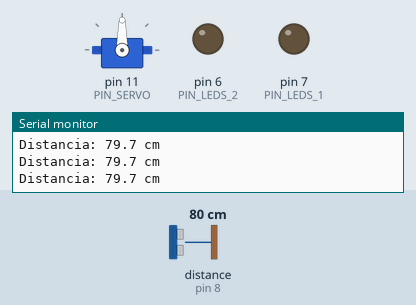
Recording of a sketch running on a simulated Arduino Uno, built with avr-gcc and run on an emulated ATmega328P. On the bench: servo, output pins drawn as LEDs (lit = HIGH), the last lines printed to the serial monitor. Wiring (inferred from the names in the program): ultrasonic range finder: trigger pin 9; echo pin 8. The test bench sets the inputs (shaded band); at power-on: distance to the obstacle (sensor on pin 8) 80 cm. The echo pulse lasts 58.3 µs per cm; pins used as bus, display or sensor lines are not drawn.

Above: at 1.2 s.
1.3 s: distance to the obstacle (sensor on pin 8) set to 45 cm
4.3 s: distance to the obstacle (sensor on pin 8) set to 36 cm
At 6.0 s:
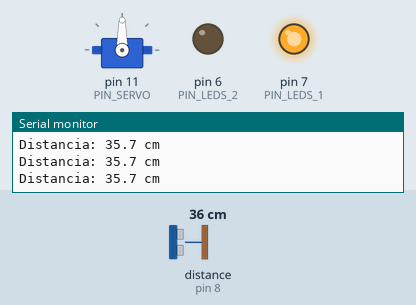
At 6.89 s:
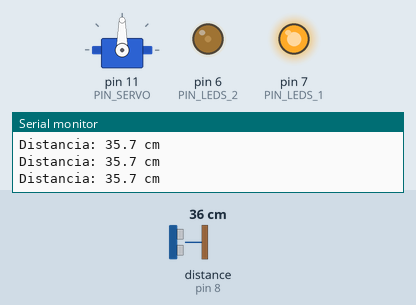
7.3 s: distance to the obstacle (sensor on pin 8) set to 12 cm
10.3 s: distance to the obstacle (sensor on pin 8) set to 9 cm
13.3 s: distance to the obstacle (sensor on pin 8) set to 2 cm
At 13.74 s:
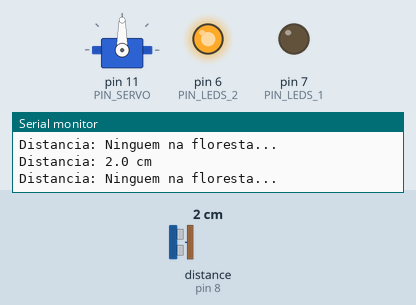
16.3 s: distance to the obstacle (sensor on pin 8) set to 4 cm
At 17.36 s:
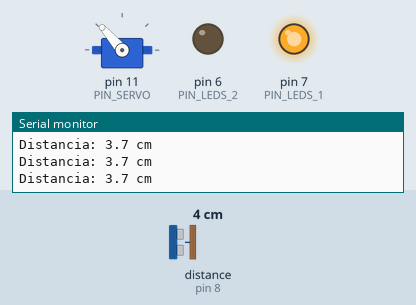
Timing chart, 0 to 20.3 s (numbered marks = the images above; inputs shaded):
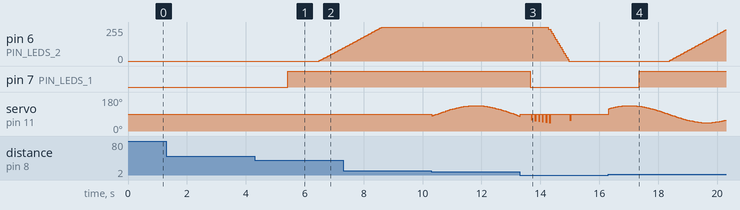

The sketch:

Gato_Risonho.ino
```cpp
#include <Servo.h>
#include <math.h>

const int PIN_TRIG   = 9;
const int PIN_ECHO   = 8;
const int PIN_SERVO  = 11;
const int PIN_LEDS_1 = 7;  // Olho Esquerdo (Porta PWM ~)
const int PIN_LEDS_2 = 6;  // Olho Direito (Porta PWM ~)

Servo meuServo;

// Variáveis para controlar o brilho atual de cada olho em tempo real
int brilhoOlho1 = 0;
int brilhoOlho2 = 0;

void setup() {
  Serial.begin(9600);

  pinMode(PIN_TRIG, OUTPUT);
  pinMode(PIN_ECHO, INPUT);
  pinMode(PIN_LEDS_1, OUTPUT);
  pinMode(PIN_LEDS_2, OUTPUT);

  meuServo.attach(PIN_SERVO);
  meuServo.write(90); // Mantém o rabo centralizado

  analogWrite(PIN_LEDS_1, 0);
  analogWrite(PIN_LEDS_2, 0);
}

float lerDistancia() {
  digitalWrite(PIN_TRIG, LOW);
  delayMicroseconds(2);
  digitalWrite(PIN_TRIG, HIGH);
  delayMicroseconds(10);
  digitalWrite(PIN_TRIG, LOW);

  long duracao = pulseIn(PIN_ECHO, HIGH, 25000);
  if (duracao == 0) return -1.0;

  float resultado = duracao * 0.0343 / 2.0;
  if (resultado < 2.0 || resultado > 400.0) return -1.0;
  return resultado;
}

void loop() {
  float cm = lerDistancia();
  float tempo = millis() / 1000.0;

  Serial.print("Distancia: ");
  if (cm < 0) Serial.println("Ninguem na floresta...");
  else { Serial.print(cm, 1); Serial.println(" cm"); }

  // Alvos baseados na presença do usuário
  int brilhoAlvo1 = 0;
  int brilhoAlvo2 = 0;
  bool moverRabo = false;

  // =========================================================================
  // MÁQUINA DE ESTADOS: Define o destino de brilho baseado na distância
  // =========================================================================
  if (cm > 40.0 || cm == -1.0) {
    // CASO 1: Ninguém perto -> Os dois devem tender a apagar (0)
    brilhoAlvo1 = 0;
    brilhoAlvo2 = 0;
    moverRabo = false;
  }
  else if (cm > 10.0 && cm <= 40.0) {
    // CASO 2: Entre 40cm e 10cm -> Ficam acesos completamente no máximo (255)
    brilhoAlvo1 = 255;
    brilhoAlvo2 = 255;
    moverRabo = false;
  }
  else if (cm > 0.0 && cm <= 10.0) {
    // CASO 3: Menos de 10cm -> Ficam acesos completamente no máximo (255) + move o rabo
    brilhoAlvo1 = 255;
    brilhoAlvo2 = 255;
    moverRabo = true;
  }

  // =========================================================================
  // GERENCIADOR DE ANIMAÇÃO DOS LEDS (Suave, não-bloqueante e sequencial)
  // =========================================================================

  // SE O OBJETIVO É ACENDER (Brilho alvo é maior que o brilho atual)
  if (brilhoAlvo1 == 255) {
    // 1. Olho Esquerdo acende primeiro lentamente (+5 por ciclo)
    if (brilhoOlho1 < 255) {
      brilhoOlho1 += 5;
      if (brilhoOlho1 > 255) brilhoOlho1 = 255;
    }
    // 2. Olho Direito SÓ começa a acender se o esquerdo já terminou de ligar completamente
    if (brilhoOlho1 == 255 && brilhoOlho2 < 255) {
      brilhoOlho2 += 5;
      if (brilhoOlho2 > 255) brilhoOlho2 = 255;
    }
  }

  // SE O OBJETIVO É APAGAR (Brilho alvo é zero)
  else if (brilhoAlvo1 == 0) {
    // 1. Olho Esquerdo apaga primeiro e mais rápido (-15 por ciclo)
    if (brilhoOlho1 > 0) {
      brilhoOlho1 -= 15;
      if (brilhoOlho1 < 0) brilhoOlho1 = 0;
    }
    // 2. Olho Direito SÓ começa a apagar depois que o esquerdo apagou completamente
    if (brilhoOlho1 == 0 && brilhoOlho2 > 0) {
      brilhoOlho2 -= 15;
      if (brilhoOlho2 < 0) brilhoOlho2 = 0;
    }
  }

  // Aplica fisicamente os brilhos calculados
  analogWrite(PIN_LEDS_1, brilhoOlho1);
  analogWrite(PIN_LEDS_2, brilhoOlho2);

  // =========================================================================
  // CONTROLE DO SERVO MOTOR (RABO)
  // =========================================================================
  if (moverRabo) {
    // Movimento lento, lúdico e cínico para a cena da floresta
    int anguloCenico = 90 + 45 * sin(tempo * 1.2);
    meuServo.write(anguloCenico);
  } else {
    meuServo.write(90); // Centralizado e imóvel fora dos 10cm
  }

  delay(40); // Sincroniza a velocidade do fade dos LEDs e estabiliza o sensor
}
```

Measured:
- the behaviour switches between 41 and 40 cm on distance to the obstacle (sensor on pin 8) (found by bisection; images 0 and 1)
- the behaviour switches between 2 and 3 cm on distance to the obstacle (sensor on pin 8) (found by bisection; images 3 and 4)
- after the input at 4.3 s, pin 6 (PIN_LEDS_2): moves from 0/255 to 95/255 over 0.78 s, starting after 2.2 s; pin 7 (PIN_LEDS_1): LOW → HIGH after 1.1 s
- after the input at 13.3 s, pin 6 (PIN_LEDS_2): moves from 255/255 to 0/255 over 0.70 s, starting after 0.96 s; pin 7 (PIN_LEDS_1): HIGH → LOW after 0.35 s
- after the input at 16.3 s, pin 6 (PIN_LEDS_2): moves from 0/255 to 235/255 over 1.9 s, starting after 2.1 s; pin 7 (PIN_LEDS_1): LOW → HIGH after 1.1 s
